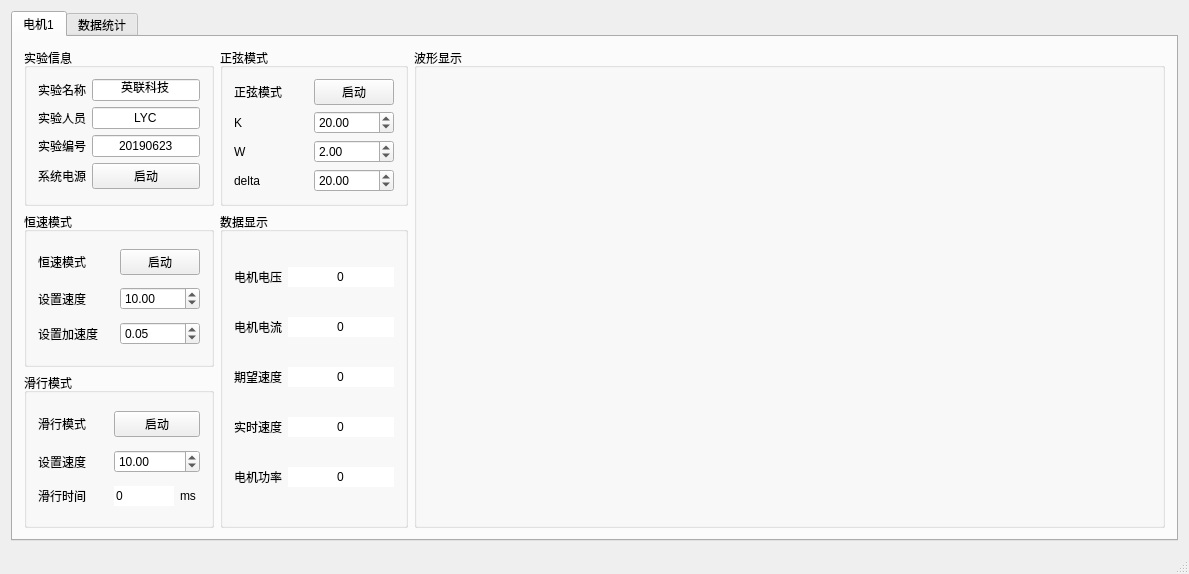
<?xml version="1.0" encoding="UTF-8"?>
<ui version="4.0">
 <class>MainWindow</class>
 <widget class="QMainWindow" name="MainWindow">
  <property name="geometry">
   <rect>
    <x>0</x>
    <y>0</y>
    <width>1189</width>
    <height>574</height>
   </rect>
  </property>
  <property name="windowTitle">
   <string>英联科技电机控制实验软件</string>
  </property>
  <property name="windowIcon">
   <iconset>
    <normaloff>favicon-20180511024004301.ico</normaloff>favicon-20180511024004301.ico</iconset>
  </property>
  <widget class="QWidget" name="centralWidget">
   <layout class="QGridLayout" name="gridLayout">
    <item row="0" column="0">
     <widget class="QTabWidget" name="tabWidget">
      <property name="currentIndex">
       <number>0</number>
      </property>
      <widget class="QWidget" name="tab">
       <attribute name="title">
        <string>电机1</string>
       </attribute>
       <layout class="QGridLayout" name="gridLayout_8">
        <item row="0" column="0">
         <widget class="QGroupBox" name="groupBox">
          <property name="title">
           <string>实验信息</string>
          </property>
          <layout class="QGridLayout" name="gridLayout_3">
           <item row="1" column="1">
            <widget class="QLineEdit" name="lineEdit_personName">
             <property name="sizePolicy">
              <sizepolicy hsizetype="Preferred" vsizetype="Fixed">
               <horstretch>0</horstretch>
               <verstretch>0</verstretch>
              </sizepolicy>
             </property>
             <property name="text">
              <string>LYC</string>
             </property>
             <property name="alignment">
              <set>Qt::AlignCenter</set>
             </property>
            </widget>
           </item>
           <item row="0" column="1">
            <widget class="QLineEdit" name="lineEdit_expName">
             <property name="sizePolicy">
              <sizepolicy hsizetype="Preferred" vsizetype="Fixed">
               <horstretch>0</horstretch>
               <verstretch>0</verstretch>
              </sizepolicy>
             </property>
             <property name="text">
              <string>英联科技</string>
             </property>
             <property name="alignment">
              <set>Qt::AlignCenter</set>
             </property>
            </widget>
           </item>
           <item row="0" column="0">
            <widget class="QLabel" name="label">
             <property name="text">
              <string>实验名称</string>
             </property>
            </widget>
           </item>
           <item row="2" column="0">
            <widget class="QLabel" name="label_3">
             <property name="text">
              <string>实验编号</string>
             </property>
            </widget>
           </item>
           <item row="1" column="0">
            <widget class="QLabel" name="label_2">
             <property name="text">
              <string>实验人员</string>
             </property>
            </widget>
           </item>
           <item row="2" column="1">
            <widget class="QLineEdit" name="lineEdit_expNo">
             <property name="sizePolicy">
              <sizepolicy hsizetype="Preferred" vsizetype="Fixed">
               <horstretch>0</horstretch>
               <verstretch>0</verstretch>
              </sizepolicy>
             </property>
             <property name="text">
              <string>20190623</string>
             </property>
             <property name="alignment">
              <set>Qt::AlignCenter</set>
             </property>
            </widget>
           </item>
           <item row="3" column="1">
            <widget class="QPushButton" name="pushButton_sysPower">
             <property name="text">
              <string>启动</string>
             </property>
            </widget>
           </item>
           <item row="3" column="0">
            <widget class="QLabel" name="label_4">
             <property name="text">
              <string>系统电源</string>
             </property>
            </widget>
           </item>
          </layout>
         </widget>
        </item>
        <item row="0" column="1">
         <widget class="QGroupBox" name="groupBox_4">
          <property name="title">
           <string>正弦模式</string>
          </property>
          <layout class="QGridLayout" name="gridLayout_7">
           <item row="0" column="0">
            <widget class="QLabel" name="label_13">
             <property name="text">
              <string>正弦模式</string>
             </property>
            </widget>
           </item>
           <item row="0" column="1">
            <widget class="QPushButton" name="pushButton_zxPower">
             <property name="text">
              <string>启动</string>
             </property>
            </widget>
           </item>
           <item row="1" column="0">
            <widget class="QLabel" name="label_14">
             <property name="text">
              <string>K</string>
             </property>
            </widget>
           </item>
           <item row="1" column="1">
            <widget class="QDoubleSpinBox" name="doubleSpinBox_zxK">
             <property name="value">
              <double>20.000000000000000</double>
             </property>
            </widget>
           </item>
           <item row="2" column="0">
            <widget class="QLabel" name="label_15">
             <property name="text">
              <string>W</string>
             </property>
            </widget>
           </item>
           <item row="2" column="1">
            <widget class="QDoubleSpinBox" name="doubleSpinBox_zxW">
             <property name="value">
              <double>2.000000000000000</double>
             </property>
            </widget>
           </item>
           <item row="3" column="0">
            <widget class="QLabel" name="label_16">
             <property name="text">
              <string>delta</string>
             </property>
            </widget>
           </item>
           <item row="3" column="1">
            <widget class="QDoubleSpinBox" name="doubleSpinBox_zxdleta">
             <property name="value">
              <double>20.000000000000000</double>
             </property>
            </widget>
           </item>
          </layout>
         </widget>
        </item>
        <item row="0" column="2" rowspan="3">
         <widget class="QGroupBox" name="groupBox_6">
          <property name="title">
           <string>波形显示</string>
          </property>
          <layout class="QGridLayout" name="gridLayout_6">
           <item row="0" column="0">
            <widget class="QCustomPlot" name="widget_dc" native="true">
             <property name="sizePolicy">
              <sizepolicy hsizetype="Expanding" vsizetype="Preferred">
               <horstretch>0</horstretch>
               <verstretch>0</verstretch>
              </sizepolicy>
             </property>
            </widget>
           </item>
           <item row="1" column="0">
            <widget class="QCustomPlot" name="widget_cur" native="true">
             <property name="sizePolicy">
              <sizepolicy hsizetype="Expanding" vsizetype="Preferred">
               <horstretch>0</horstretch>
               <verstretch>0</verstretch>
              </sizepolicy>
             </property>
            </widget>
           </item>
           <item row="2" column="0">
            <widget class="QCustomPlot" name="widget_spd" native="true">
             <property name="sizePolicy">
              <sizepolicy hsizetype="Expanding" vsizetype="Preferred">
               <horstretch>0</horstretch>
               <verstretch>0</verstretch>
              </sizepolicy>
             </property>
            </widget>
           </item>
          </layout>
         </widget>
        </item>
        <item row="1" column="0">
         <widget class="QGroupBox" name="groupBox_2">
          <property name="title">
           <string>恒速模式</string>
          </property>
          <layout class="QGridLayout" name="gridLayout_4">
           <item row="0" column="1">
            <widget class="QPushButton" name="pushButton_hsPower">
             <property name="text">
              <string>启动</string>
             </property>
            </widget>
           </item>
           <item row="1" column="0">
            <widget class="QLabel" name="label_5">
             <property name="text">
              <string>设置速度</string>
             </property>
            </widget>
           </item>
           <item row="1" column="1">
            <widget class="QDoubleSpinBox" name="doubleSpinBox_hsSpd">
             <property name="minimum">
              <double>-100.000000000000000</double>
             </property>
             <property name="maximum">
              <double>100.000000000000000</double>
             </property>
             <property name="value">
              <double>10.000000000000000</double>
             </property>
            </widget>
           </item>
           <item row="2" column="0">
            <widget class="QLabel" name="label_6">
             <property name="text">
              <string>设置加速度</string>
             </property>
            </widget>
           </item>
           <item row="2" column="1">
            <widget class="QDoubleSpinBox" name="doubleSpinBox_hs_acc">
             <property name="minimum">
              <double>0.010000000000000</double>
             </property>
             <property name="maximum">
              <double>2.000000000000000</double>
             </property>
             <property name="singleStep">
              <double>0.100000000000000</double>
             </property>
             <property name="value">
              <double>0.050000000000000</double>
             </property>
            </widget>
           </item>
           <item row="0" column="0">
            <widget class="QLabel" name="label_12">
             <property name="text">
              <string>恒速模式</string>
             </property>
            </widget>
           </item>
          </layout>
         </widget>
        </item>
        <item row="1" column="1" rowspan="2">
         <widget class="QGroupBox" name="groupBox_5">
          <property name="title">
           <string>数据显示</string>
          </property>
          <layout class="QGridLayout" name="gridLayout_5">
           <item row="0" column="0">
            <widget class="QLabel" name="label_7">
             <property name="text">
              <string>电机电压</string>
             </property>
            </widget>
           </item>
           <item row="0" column="1">
            <widget class="QLineEdit" name="lineEdit_vol">
             <property name="sizePolicy">
              <sizepolicy hsizetype="Minimum" vsizetype="Fixed">
               <horstretch>0</horstretch>
               <verstretch>0</verstretch>
              </sizepolicy>
             </property>
             <property name="text">
              <string>0</string>
             </property>
             <property name="frame">
              <bool>false</bool>
             </property>
             <property name="alignment">
              <set>Qt::AlignCenter</set>
             </property>
             <property name="readOnly">
              <bool>true</bool>
             </property>
            </widget>
           </item>
           <item row="1" column="0">
            <widget class="QLabel" name="label_8">
             <property name="text">
              <string>电机电流</string>
             </property>
            </widget>
           </item>
           <item row="1" column="1">
            <widget class="QLineEdit" name="lineEdit_cur">
             <property name="sizePolicy">
              <sizepolicy hsizetype="Minimum" vsizetype="Fixed">
               <horstretch>0</horstretch>
               <verstretch>0</verstretch>
              </sizepolicy>
             </property>
             <property name="text">
              <string>0</string>
             </property>
             <property name="frame">
              <bool>false</bool>
             </property>
             <property name="alignment">
              <set>Qt::AlignCenter</set>
             </property>
             <property name="readOnly">
              <bool>true</bool>
             </property>
            </widget>
           </item>
           <item row="2" column="0">
            <widget class="QLabel" name="label_9">
             <property name="text">
              <string>期望速度</string>
             </property>
            </widget>
           </item>
           <item row="2" column="1">
            <widget class="QLineEdit" name="lineEdit_setSpd">
             <property name="sizePolicy">
              <sizepolicy hsizetype="Minimum" vsizetype="Fixed">
               <horstretch>0</horstretch>
               <verstretch>0</verstretch>
              </sizepolicy>
             </property>
             <property name="text">
              <string>0</string>
             </property>
             <property name="frame">
              <bool>false</bool>
             </property>
             <property name="alignment">
              <set>Qt::AlignCenter</set>
             </property>
             <property name="readOnly">
              <bool>true</bool>
             </property>
            </widget>
           </item>
           <item row="3" column="0">
            <widget class="QLabel" name="label_10">
             <property name="text">
              <string>实时速度</string>
             </property>
            </widget>
           </item>
           <item row="3" column="1">
            <widget class="QLineEdit" name="lineEdit_Spd">
             <property name="sizePolicy">
              <sizepolicy hsizetype="Minimum" vsizetype="Fixed">
               <horstretch>0</horstretch>
               <verstretch>0</verstretch>
              </sizepolicy>
             </property>
             <property name="text">
              <string>0</string>
             </property>
             <property name="frame">
              <bool>false</bool>
             </property>
             <property name="alignment">
              <set>Qt::AlignCenter</set>
             </property>
             <property name="readOnly">
              <bool>true</bool>
             </property>
            </widget>
           </item>
           <item row="4" column="0">
            <widget class="QLabel" name="label_11">
             <property name="text">
              <string>电机功率</string>
             </property>
            </widget>
           </item>
           <item row="4" column="1">
            <widget class="QLineEdit" name="lineEdit_wate">
             <property name="sizePolicy">
              <sizepolicy hsizetype="Minimum" vsizetype="Fixed">
               <horstretch>0</horstretch>
               <verstretch>0</verstretch>
              </sizepolicy>
             </property>
             <property name="text">
              <string>0</string>
             </property>
             <property name="frame">
              <bool>false</bool>
             </property>
             <property name="alignment">
              <set>Qt::AlignCenter</set>
             </property>
             <property name="readOnly">
              <bool>true</bool>
             </property>
            </widget>
           </item>
          </layout>
         </widget>
        </item>
        <item row="2" column="0">
         <widget class="QGroupBox" name="groupBox_3">
          <property name="title">
           <string>滑行模式</string>
          </property>
          <layout class="QGridLayout" name="gridLayout_2">
           <item row="0" column="1" colspan="2">
            <widget class="QPushButton" name="pushButton_hxPower">
             <property name="text">
              <string>启动</string>
             </property>
            </widget>
           </item>
           <item row="1" column="0">
            <widget class="QLabel" name="label_18">
             <property name="text">
              <string>设置速度</string>
             </property>
            </widget>
           </item>
           <item row="0" column="0">
            <widget class="QLabel" name="label_17">
             <property name="text">
              <string>滑行模式</string>
             </property>
            </widget>
           </item>
           <item row="2" column="1">
            <widget class="QLineEdit" name="lineEdit_hxTime">
             <property name="sizePolicy">
              <sizepolicy hsizetype="Minimum" vsizetype="Fixed">
               <horstretch>0</horstretch>
               <verstretch>0</verstretch>
              </sizepolicy>
             </property>
             <property name="maximumSize">
              <size>
               <width>60</width>
               <height>16777215</height>
              </size>
             </property>
             <property name="text">
              <string>0</string>
             </property>
             <property name="frame">
              <bool>false</bool>
             </property>
             <property name="readOnly">
              <bool>true</bool>
             </property>
            </widget>
           </item>
           <item row="2" column="0">
            <widget class="QLabel" name="label_19">
             <property name="text">
              <string>滑行时间</string>
             </property>
            </widget>
           </item>
           <item row="2" column="2">
            <widget class="QLabel" name="label_20">
             <property name="maximumSize">
              <size>
               <width>20</width>
               <height>16777215</height>
              </size>
             </property>
             <property name="text">
              <string>ms</string>
             </property>
            </widget>
           </item>
           <item row="1" column="1" colspan="2">
            <widget class="QDoubleSpinBox" name="doubleSpinBox_hxSpd">
             <property name="value">
              <double>10.000000000000000</double>
             </property>
            </widget>
           </item>
          </layout>
         </widget>
        </item>
       </layout>
      </widget>
      <widget class="QWidget" name="tab_2">
       <attribute name="title">
        <string>数据统计</string>
       </attribute>
       <layout class="QGridLayout" name="gridLayout_28">
        <item row="1" column="0">
         <widget class="QGroupBox" name="groupBox_14">
          <property name="title">
           <string>查询结果</string>
          </property>
          <layout class="QGridLayout" name="gridLayout_27">
           <item row="0" column="0" rowspan="2">
            <widget class="QTableView" name="tableView_2">
             <property name="sizePolicy">
              <sizepolicy hsizetype="Expanding" vsizetype="Expanding">
               <horstretch>0</horstretch>
               <verstretch>0</verstretch>
              </sizepolicy>
             </property>
            </widget>
           </item>
          </layout>
         </widget>
        </item>
        <item row="0" column="0">
         <widget class="QGroupBox" name="groupBox_13">
          <property name="maximumSize">
           <size>
            <width>16777215</width>
            <height>80</height>
           </size>
          </property>
          <property name="title">
           <string>选择时间</string>
          </property>
          <layout class="QHBoxLayout" name="horizontalLayout_2">
           <item>
            <widget class="QLabel" name="label_63">
             <property name="sizePolicy">
              <sizepolicy hsizetype="Fixed" vsizetype="Minimum">
               <horstretch>0</horstretch>
               <verstretch>0</verstretch>
              </sizepolicy>
             </property>
             <property name="text">
              <string>选择日期</string>
             </property>
            </widget>
           </item>
           <item>
            <widget class="QDateEdit" name="dateEdit_queryData_2">
             <property name="calendarPopup">
              <bool>true</bool>
             </property>
            </widget>
           </item>
           <item>
            <spacer name="horizontalSpacer_5">
             <property name="orientation">
              <enum>Qt::Horizontal</enum>
             </property>
             <property name="sizeHint" stdset="0">
              <size>
               <width>40</width>
               <height>20</height>
              </size>
             </property>
            </spacer>
           </item>
           <item>
            <widget class="QLabel" name="label_64">
             <property name="sizePolicy">
              <sizepolicy hsizetype="Minimum" vsizetype="Minimum">
               <horstretch>0</horstretch>
               <verstretch>0</verstretch>
              </sizepolicy>
             </property>
             <property name="text">
              <string>选择电机</string>
             </property>
            </widget>
           </item>
           <item>
            <widget class="QComboBox" name="comboBox_selectFlywheel_2">
             <item>
              <property name="text">
               <string>1</string>
              </property>
             </item>
            </widget>
           </item>
           <item>
            <spacer name="horizontalSpacer_6">
             <property name="orientation">
              <enum>Qt::Horizontal</enum>
             </property>
             <property name="sizeHint" stdset="0">
              <size>
               <width>40</width>
               <height>20</height>
              </size>
             </property>
            </spacer>
           </item>
           <item>
            <widget class="QLabel" name="label_65">
             <property name="text">
              <string>开始时间</string>
             </property>
            </widget>
           </item>
           <item>
            <widget class="QTimeEdit" name="timeEdit_start_2">
             <property name="displayFormat">
              <string>H:mm</string>
             </property>
            </widget>
           </item>
           <item>
            <widget class="QLabel" name="label_66">
             <property name="sizePolicy">
              <sizepolicy hsizetype="Fixed" vsizetype="Preferred">
               <horstretch>0</horstretch>
               <verstretch>0</verstretch>
              </sizepolicy>
             </property>
             <property name="text">
              <string>结束时间</string>
             </property>
            </widget>
           </item>
           <item>
            <widget class="QTimeEdit" name="timeEdit_end_2">
             <property name="autoFillBackground">
              <bool>false</bool>
             </property>
             <property name="showGroupSeparator" stdset="0">
              <bool>false</bool>
             </property>
             <property name="calendarPopup">
              <bool>false</bool>
             </property>
             <property name="time">
              <time>
               <hour>23</hour>
               <minute>59</minute>
               <second>59</second>
              </time>
             </property>
            </widget>
           </item>
           <item>
            <spacer name="horizontalSpacer_8">
             <property name="orientation">
              <enum>Qt::Horizontal</enum>
             </property>
             <property name="sizeHint" stdset="0">
              <size>
               <width>40</width>
               <height>20</height>
              </size>
             </property>
            </spacer>
           </item>
           <item>
            <widget class="QPushButton" name="pushButton_tabQuery_2">
             <property name="sizePolicy">
              <sizepolicy hsizetype="Fixed" vsizetype="Fixed">
               <horstretch>0</horstretch>
               <verstretch>0</verstretch>
              </sizepolicy>
             </property>
             <property name="text">
              <string>查询</string>
             </property>
            </widget>
           </item>
          </layout>
         </widget>
        </item>
       </layout>
      </widget>
     </widget>
    </item>
   </layout>
  </widget>
  <widget class="QMenuBar" name="menuBar">
   <property name="geometry">
    <rect>
     <x>0</x>
     <y>0</y>
     <width>1189</width>
     <height>26</height>
    </rect>
   </property>
  </widget>
  <widget class="QStatusBar" name="statusBar"/>
 </widget>
 <layoutdefault spacing="6" margin="11"/>
 <customwidgets>
  <customwidget>
   <class>QCustomPlot</class>
   <extends>QWidget</extends>
   <header location="global">qcustomplot.h</header>
   <container>1</container>
  </customwidget>
 </customwidgets>
 <resources/>
 <connections/>
</ui>
